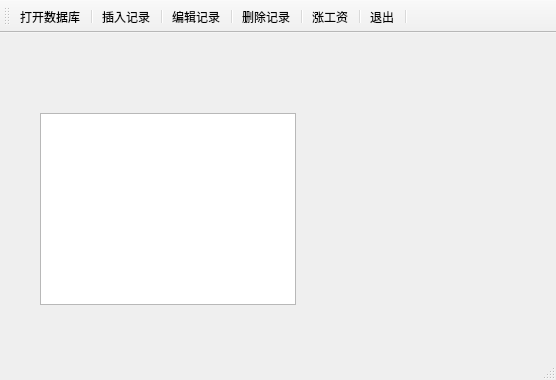
<?xml version="1.0" encoding="UTF-8"?>
<ui version="4.0">
 <class>MainWindow</class>
 <widget class="QMainWindow" name="MainWindow">
  <property name="geometry">
   <rect>
    <x>0</x>
    <y>0</y>
    <width>556</width>
    <height>380</height>
   </rect>
  </property>
  <property name="windowTitle">
   <string>MainWindow</string>
  </property>
  <widget class="QWidget" name="centralwidget">
   <widget class="QTableView" name="tableView">
    <property name="geometry">
     <rect>
      <x>40</x>
      <y>80</y>
      <width>256</width>
      <height>192</height>
     </rect>
    </property>
   </widget>
  </widget>
  <widget class="QStatusBar" name="statusbar"/>
  <widget class="QToolBar" name="toolBar">
   <property name="windowTitle">
    <string>toolBar</string>
   </property>
   <property name="toolButtonStyle">
    <enum>Qt::ToolButtonTextUnderIcon</enum>
   </property>
   <attribute name="toolBarArea">
    <enum>TopToolBarArea</enum>
   </attribute>
   <attribute name="toolBarBreak">
    <bool>false</bool>
   </attribute>
   <addaction name="actOpenDB"/>
   <addaction name="separator"/>
   <addaction name="actRecInsert"/>
   <addaction name="separator"/>
   <addaction name="actRecEdit"/>
   <addaction name="separator"/>
   <addaction name="actRecDelete"/>
   <addaction name="separator"/>
   <addaction name="actScan"/>
   <addaction name="separator"/>
   <addaction name="actQuit"/>
   <addaction name="separator"/>
  </widget>
  <action name="actOpenDB">
   <property name="icon">
    <iconset resource="res.qrc">
     <normaloff>:/images/open.png</normaloff>:/images/open.png</iconset>
   </property>
   <property name="text">
    <string>打开数据库</string>
   </property>
  </action>
  <action name="actQuit">
   <property name="icon">
    <iconset resource="res.qrc">
     <normaloff>:/images/exit.png</normaloff>:/images/exit.png</iconset>
   </property>
   <property name="text">
    <string>退出</string>
   </property>
  </action>
  <action name="actRecInsert">
   <property name="icon">
    <iconset resource="res.qrc">
     <normaloff>:/images/insert.png</normaloff>:/images/insert.png</iconset>
   </property>
   <property name="text">
    <string>插入记录</string>
   </property>
  </action>
  <action name="actRecDelete">
   <property name="icon">
    <iconset resource="res.qrc">
     <normaloff>:/images/delete.png</normaloff>:/images/delete.png</iconset>
   </property>
   <property name="text">
    <string>删除记录</string>
   </property>
  </action>
  <action name="actRecEdit">
   <property name="icon">
    <iconset resource="res.qrc">
     <normaloff>:/images/edit.png</normaloff>:/images/edit.png</iconset>
   </property>
   <property name="text">
    <string>编辑记录</string>
   </property>
  </action>
  <action name="actScan">
   <property name="icon">
    <iconset resource="res.qrc">
     <normaloff>:/images/upSalary.png</normaloff>:/images/upSalary.png</iconset>
   </property>
   <property name="text">
    <string>涨工资</string>
   </property>
  </action>
  <action name="actSQL">
   <property name="text">
    <string>SQL测试</string>
   </property>
  </action>
 </widget>
 <resources>
  <include location="res.qrc"/>
 </resources>
 <connections>
  <connection>
   <sender>actQuit</sender>
   <signal>triggered()</signal>
   <receiver>MainWindow</receiver>
   <slot>close()</slot>
   <hints>
    <hint type="sourcelabel">
     <x>-1</x>
     <y>-1</y>
    </hint>
    <hint type="destinationlabel">
     <x>277</x>
     <y>189</y>
    </hint>
   </hints>
  </connection>
 </connections>
</ui>
